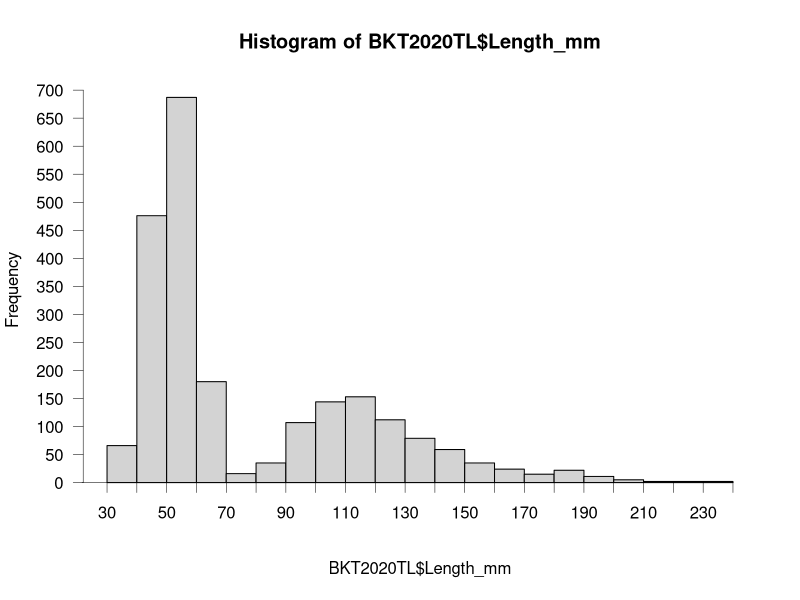
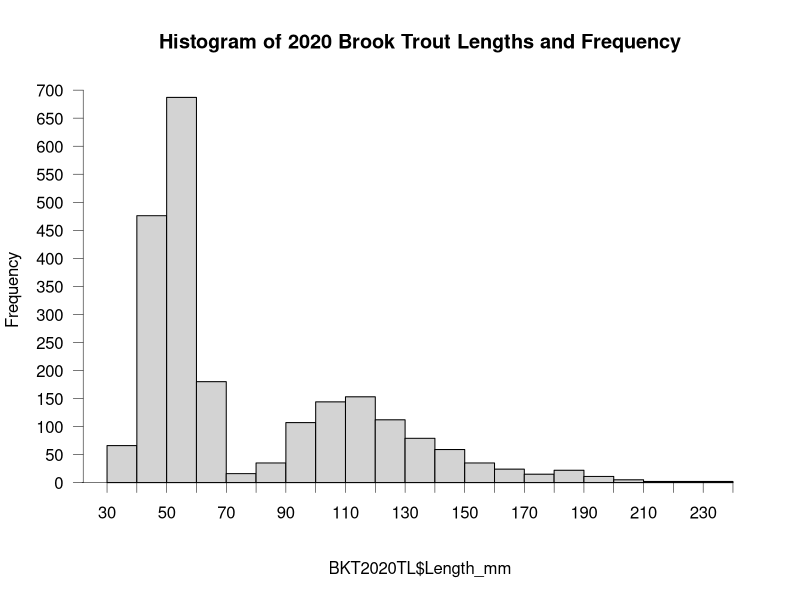

Generate these figures, in order, with R:
#Long-term (LT) Loyalsock (L) Surveys
#Creating Response variables
#Created by Sara Ashcraft 2/18/2024
#Modified by Sara Ashcraft 2/19/2024
#Modified by Sara Ashcraft 3/20/2024

#Load Library
library(tidyverse)

#Set working Directory
setwd("C:/GitHub/johnson_capstone/spring")


#Load data - all LTL only
#Sites with background data
SitesLoyalU<-read_csv("SitesLoyalU.csv")
SitesLoyalU

#Events with dates
EventsLoyal<-read_csv("EventsLoyal.csv",
                      col_types = cols(
                        SiteCode = col_character(),
                        EventCode = col_character(),
                        Date = col_date(format = "%m/%d/%Y")
                      ))
EventsLoyal
#Reduce Events to only 2019, 2020, and 2021
EventsLoyal19to21<-EventsLoyal%>%
  filter(Date>"2019-01-01")
EventsLoyal19to21
#   30 sites in 2019, 30 sites in 2020, 6 sites in 2021

#Fish Survey to create site area
FishSurLoy<-read_csv("FishSurLoy.csv")
FishSurLoy
#   201306.Sherman.UpperLoyalsock - does not have area calculation because there 
#   is no Length or AveWid - Eventually need to QC, but can move on for now.
FishSurLoy19to21<-FishSurLoy%>%
  filter(str_detect(EventCode,"^2019")|str_detect(EventCode,"^2020")|str_detect(EventCode,"^2021"))
FishSurLoy19to21
#   30 sites in 2019, 30 sites in 2020, 6 sites in 2021

#Brook Trout records to create count/event,biomass/event length freq histo for 2020 data, Adult/YOY ratio
BKTRecLoy<-read_csv("BKTRecLoy.csv")
BKTRecLoy
#BKTEvtSum<-BKTRecLoy%>%
#  group_by(EventCode)%>%
#  summarise(
#    Count = n(),
#    Biomass = sum(Wt_g)
#  )
#BKTEvtSum # 302 x 3 - need to check are missing 4 surveys(probably surveys where 
# no BKT were captured in which case need to add 0s for Count and Biomass)
#All EventCode have a Count
#The following 8 EventCodes have a Count but no Biomass:               
#  201806.DryHB.Hoagland,
#  201206.FlagMarsh.Pigeon,
#  201306.Shingle.Bear,    
#  201206.Shingle.Bear,
#  201406.Mill.Loyalsock,
#  201306.Huckle.Loyalsock,
#  201206.Huckle.Loyalsock,
#  201206.Yellow.LittleLoyalsock
#     None of these Events are in 2019, 2020, or 2021 - moving on
#Still missing 4 Events and I think it is these 4 that are missing:
#  201206.Sand.MillMokoma,
#  201206.Ellis.UpperLoyalsock,
#  201306.Sherman.UpperLoyalsock
#  201306.Ellis.LoyalsockUpper
#     None of these Events are in 2019, 2020, or 2021 - moving on
BKTRecLoy19to21<-BKTRecLoy%>%
  filter(str_detect(EventCode,"^2019")|str_detect(EventCode,"^2020")|str_detect(EventCode,"^2021"))
BKTRecLoy19to21
#Then use both FishSurLoy AND BKTRecLoy to create CPUE_Count and CPUE_Biomass

################################################################################
#Create Area using FishSurLoy
FishSurLoy19to21U<-FishSurLoy19to21%>%
  mutate(
    Area = Length*AveWid)%>%
  select(!c(Length,AveWid))
FishSurLoy19to21U # 66 x 3 - all have calculated area
################################################################################
#Create Count/Event and Biomass/Event using BKTRecLoy
BKTEvtSum<-BKTRecLoy19to21%>%
  group_by(EventCode)%>%
  summarise(
    Count = n(),
    Biomass = sum(Wt_g)
  )
BKTEvtSum #66 x 3 - all have count and biomass that isn't skewed by missing species or missing wt.
################################################################################
#Find YOY-Adult threshold with Length Frequency Histogram using BKTRecLoy for 2020 data
BKT2020TL<-BKTRecLoy19to21%>%
  filter(str_detect(EventCode,"2020"))
BKT2020TL# - need to QC
hist(BKT2020TL$Length_mm,freq=T,breaks=22.32,axes=F)
maj1<-c(20,30,40,50,60,70,80,90,100,110,120,130,140,150,160,170,180,190,200,
        210,220,230,240)# Lengths
axis(1,at=maj1,lty=1,lwd=0.5, pos=0,labels=T)
maj2<-c(0,50,100,150,200,250,300,350,400,450,500,550,600,650,700)#Freq
axis(2,at=maj2,lty=1,lwd=0.5,las=2,pos=22)#tck=1
#Threshold 75

BKT2020TL <- BKTRecLoy19to21 %>%
  filter(str_detect(EventCode, "2020"))

hist(BKT2020TL$Length_mm, freq = TRUE, breaks = 22.32, axes = FALSE,
     main = "Histogram of 2020 Brook Trout Lengths and Frequency")

maj1 <- c(20, 30, 40, 50, 60, 70, 80, 90, 100, 110, 120, 130, 140, 150, 160,
          170, 180, 190, 200, 210, 220, 230, 240) # Lengths
axis(1, at = maj1, lty = 1, lwd = 0.5, pos = 0, labels = TRUE)

maj2 <- c(0, 50, 100, 150, 200, 250, 300, 350, 400, 450, 500, 550, 600, 650, 700) # Freq
axis(2, at = maj2, lty = 1, lwd = 0.5, las = 2, pos = 22) # tck = 1
################################################################################
#Create Adult/YOY Ratio using BKTRecLoy 
#YOY < 75 (Length_mm)
#Adult >= 75 (Length_mm)
Ad_YOY<-BKTRecLoy19to21 %>%
  group_by(EventCode)%>%
  summarise(
    Adult = sum(Length_mm > 75,.drop=F),
    YOY = sum(Length_mm <=75,.drop=F),
    TotalCount = n()
  )
Ad_YOY
#Bellow Per = proportion!
#Changing strategy to "percent Adults - percent YOY"
RatioAY<-Ad_YOY %>%
  mutate(
    PerA = Adult/TotalCount,
    PerY = YOY/TotalCount,
    RatAY = PerA-PerY
  )
RatioAY #66 x 7
# So, RatAY ranges from 1.00 (when all BKT are Adults) and -1.00 (when all BKT 
#   are YOY) and 0.00 indicates when BKT Adults=YOY.

################################################################################
#Create CPUE_Count and CPUE_Biomass using FishSurLoy AND BKTRecLoy
CPUE<-left_join(FishSurLoy19to21U,BKTEvtSum,by="EventCode")
CPUE
CPUEVar<-CPUE %>%
  group_by(EventCode)%>%
  summarise(
    CPUE_Count = Count/Area *100,
    CPUE_Biomass = Biomass/Area *100
  )
CPUEVar #66 x 3
################################################################################
#Add Year to Response Output for future filtering ability
CPUEYear <- left_join(CPUEVar, EventsLoyal19to21, by =c("EventCode"))
CPUEYearU <- CPUEYear %>% 
  mutate(
    Year = format(as.Date(Date), "%Y"))
CPUEYearU
#Combine response variables to one tibble
BKTVar<-left_join(CPUEYearU,RatioAY)%>%
  select(!c(Date,Adult,YOY,TotalCount,PerA,PerY))
BKTVar# 66 x 5 - no NAs, all joins correct
BKTVarO<-BKTVar[,c(4,1,5,2:3,6)]
BKTVarO
#write.csv(BKTVarO,"BKTVar.csv")
